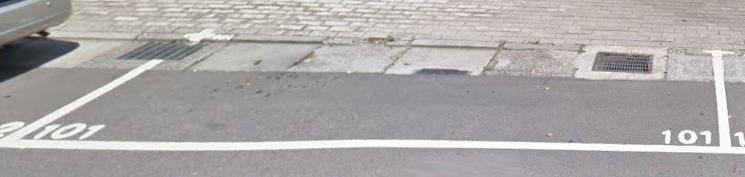
#> input picture parkingLot.png, 745 x 177 px
$ jupyter execute '7.Color Filtering.ipynb'
#> lines starting #> are read from the running program, lines starting #| are printed output that depends on the picture; after the words box and inside, x2 and y2 are one past the last pixel; in counts of white or black regions, pixels touching at a corner belong together
[cell 1]
import cv2
import numpy as np
import time

# cap = cv2.VideoCapture('parkingLot.png')
img = cv2.imread('parkingLot.png')
#> img is the input picture: shape (177, 745, 3); mean B, G, R 167.9, 168.3, 172.4

hsv = cv2.cvtColor(img, cv2.COLOR_BGR2HSV)
#> hsv: shape (177, 745, 3); mean H, S, V 79.5, 10.8, 173.1

sensitivity = 30
lower_white = np.array([0,0,255-sensitivity])
upper_white = np.array([255,sensitivity,255])

mask = cv2.inRange(hsv, lower_white, upper_white)
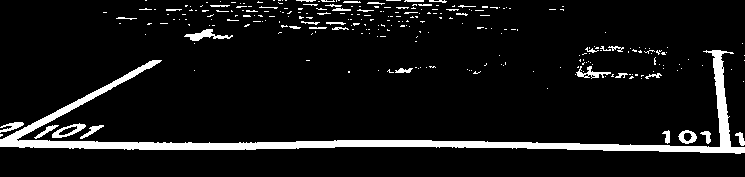
#> mask: shape (177, 745); 7.8% white; 273 white regions (235 under 20 px), largest, box (x1, y1, x2, y2) and area: (0, 50, 745, 154) 7100, (184, 29, 233, 41) 240, (52, 123, 86, 138) 201
res = cv2.bitwise_and(img, img, mask = mask)

kernel = np.ones((15,15), np.float32)/255
smoothed = cv2.filter2D(res, -1, kernel)
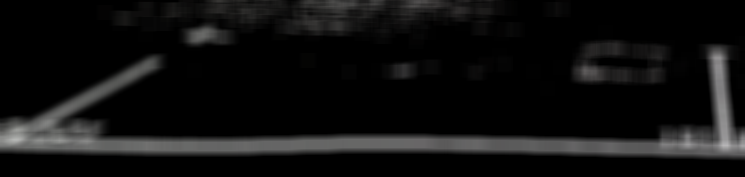
#> smoothed: shape (177, 745, 3); mean B, G, R 16.4, 16.5, 16.5

blur = cv2.GaussianBlur(res, (15,15), 0)#These are for reducing the noise
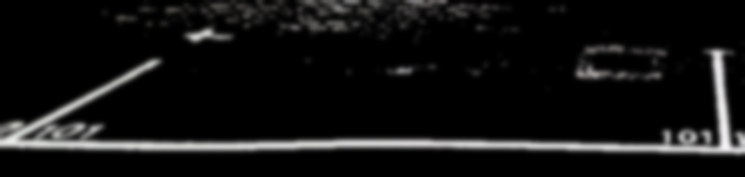
#> blur: shape (177, 745, 3); mean B, G, R 18.5, 18.7, 18.7
median = cv2.medianBlur(res, 15)# And make it blur
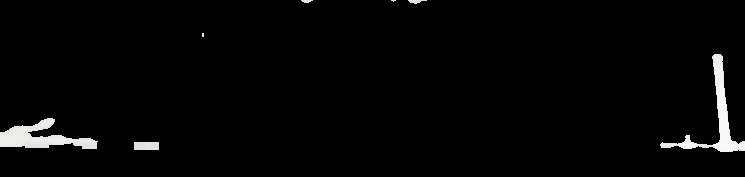
#> median: shape (177, 745, 3); mean B, G, R 5.5, 5.5, 5.6
bilateral = cv2.bilateralFilter(res, 15,75,75)

cv2.imshow('img',img)
# cv2.imshow('mask',mask)
cv2.imshow('res',res)
cv2.imshow('smoothed', smoothed)
cv2.imshow('blur',blur)
cv2.imshow('median',median)
cv2.imshow('bilateral',bilateral)

k = cv2.waitKey(1) & 0xFF == ord('q')
#> (key q is pressed here)
while k != 1:
    k = cv2.waitKey(1) & 0xFF == ord('q')
    if k == 1:
        break

cv2.destroyAllWindows()
